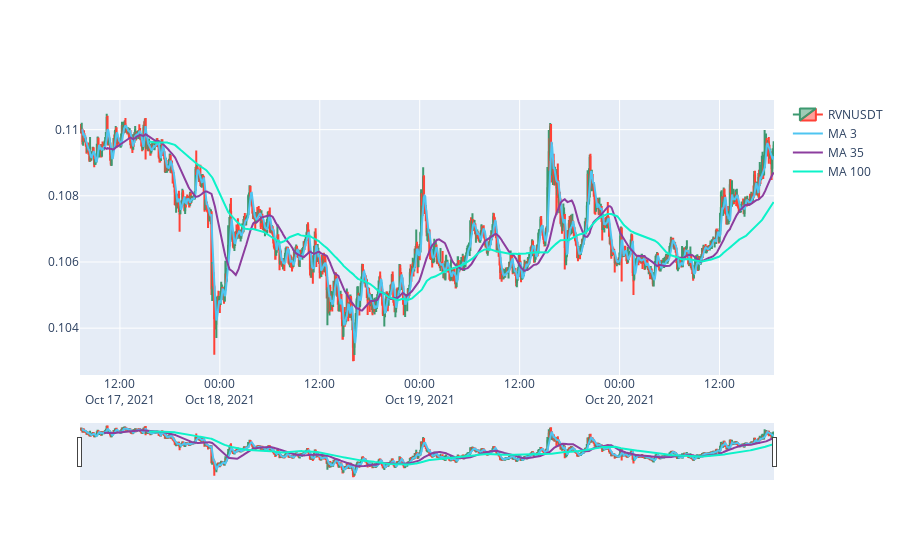

Notebook cell for this chart:
### Code cell
def real_time(time_: int):
    return datetime.fromtimestamp(time_/1000.0)

#lambda real_time
real_time_ = lambda time_: datetime.fromtimestamp(time_/1000.0)

Date_list = []
Open_list = []
High_list = []
Low_list = []
Close_list = []

for i in data:
    Date_list.append(i[0])
    Open_list.append(i[1])
    High_list.append(i[2])
    Low_list.append(i[3])
    Close_list.append(i[4])

df = pd.DataFrame()
df['Date'] = Date_list 
# datetime objects
df['Date'] = df['Date'].to_frame().applymap(lambda time_: datetime.fromtimestamp(time_/1000.0))
# candlestick data
df['Open'] = Open_list
df['High'] = High_list
df['Low'] = Low_list
df['Close'] = Close_list 
# unix time
df['Real_Date'] = Date_list 

fig = go.Figure(data=[go.Candlestick(x=df['Date'],
                open=df['Open'],
                high=df['High'],
                low=df['Low'],
                close=df['Close'], name=f'{pair}')])

prices = np.array( np.float64(Open_list))



mov_avg = [[], [], []]
mov_avg[0] = df['Open'].rolling(window = MA_1).mean()
mov_avg[1] = df['Open'].rolling(window = MA_2).mean()
mov_avg[2] = df['Open'].rolling(window = MA_3).mean()
fig.add_trace(go.Scatter(x=df['Date'], y=mov_avg[0], name=f'MA {MA_1}', line=dict(color=LINE_COLOR[0], width=WIDTH)))
fig.add_trace(go.Scatter(x=df['Date'], y=mov_avg[1], name=f'MA {MA_2}', line=dict(color=LINE_COLOR[1], width=WIDTH)))
fig.add_trace(go.Scatter(x=df['Date'], y=mov_avg[2], name=f'MA {MA_3}', line=dict(color=LINE_COLOR[2], width=WIDTH)))

### Figure 1 — Plotly figure (JSON) as saved in the notebook; plotly's stock layout.template omitted (floating-point values rounded to 4 significant figures; data arrays with more than 128 entries replaced by an {"elided": "..."} marker saying what was removed)
{"data": [{"close": {"elided": "1000 str values"}, "high": {"elided": "1000 str values"}, "low": {"elided": "1000 str values"}, "name": "RVNUSDT", "open": {"elided": "1000 str values"}, "type": "candlestick", "x": {"elided": "1000 str values"}}, {"line": {"color": "#4EC5F1", "width": 2}, "name": "MA 3", "type": "scatter", "x": {"elided": "1000 str values"}, "y": {"elided": "1000 float values"}}, {"line": {"color": "#8c3d9e", "width": 2}, "name": "MA 35", "type": "scatter", "x": {"elided": "1000 str values"}, "y": {"elided": "1000 float values"}}, {"line": {"color": "#0df2c9", "width": 2}, "name": "MA 100", "type": "scatter", "x": {"elided": "1000 str values"}, "y": {"elided": "1000 float values"}}], "layout": {}}
